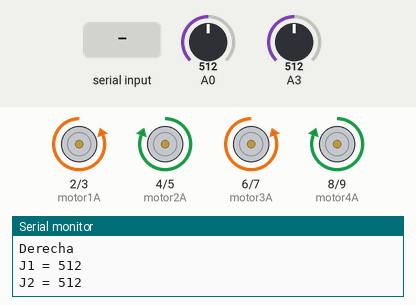
A sketch run on a simulated Arduino Uno, built with avr-gcc and run on an emulated ATmega328P. Parts: motor-driver pin pairs drawn as motors (green arrow = first pin HIGH = forward, orange = second pin HIGH = backward, longer = more drive), the last lines printed to the serial monitor. The test bench sets the inputs (shaded band); at power-on: A3 = 512, A0 = 512.

Above: at 1.2 s.
1.3 s: A3 set to 489
At 2.7 s:
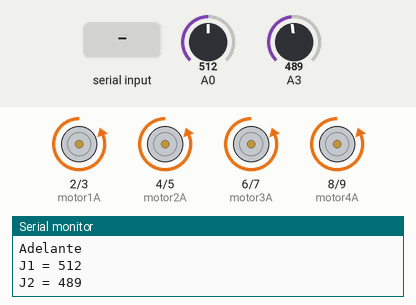
3.0 s: A0 set to 484
At 4.1 s:
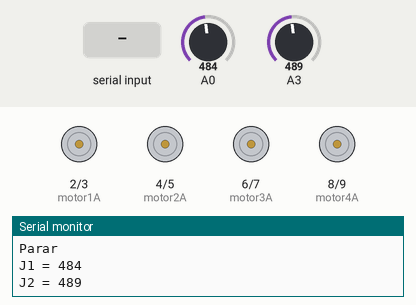
4.5 s: "d" received over Serial
At 4.9 s:
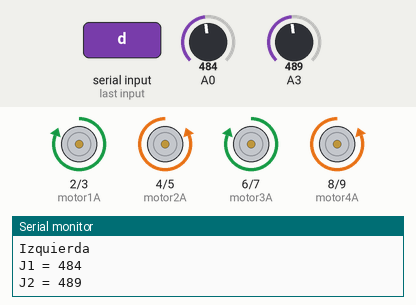
6.5 s: A0 set to 53
8.0 s: A0 set to 47
At 9.2 s:
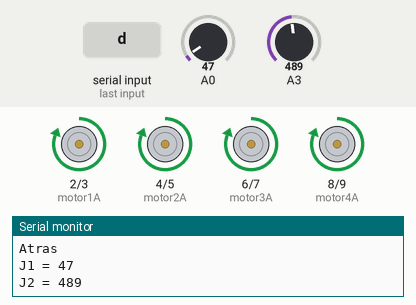
9.5 s: A0 set to 122
At 10.6 s:
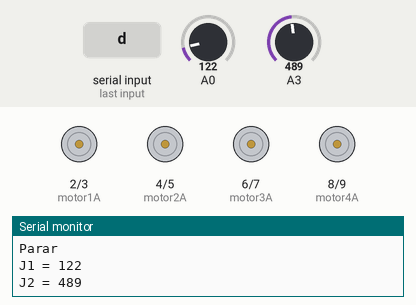
Timing chart, 0 to 12.0 s (numbered marks = the images above; inputs shaded):
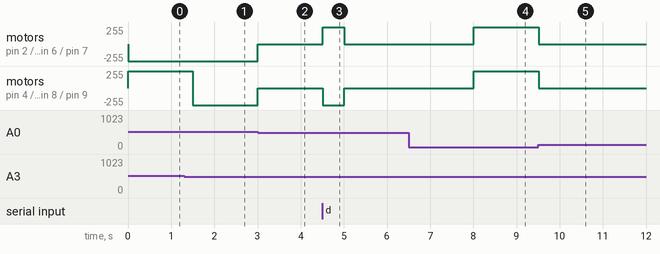

Measured:
- the behaviour switches between 501 and 500 on A3 (found by bisection; images 0 and 1)
- the behaviour switches between 500 and 499 on A0 (found by bisection; images 1 and 2)
- the behaviour switches between 50 and 49 on A0 (found by bisection; images 3 and 4)
- after the input at 1.3 s, motor on pin 4 (motor2A) / pin 5 (motor2B), motor on pin 8 (motor4A) / pin 9 (motor4B): forward 255/255 → backward 255/255 after 0.20 s
- after the input at 3.0 s, motor on pin 2 (motor1A) / pin 3 (motor1B), motor on pin 4 (motor2A) / pin 5 (motor2B), motor on pin 6 (motor3A) / pin 7 (motor3B), motor on pin 8 (motor4A) / pin 9 (motor4B): backward 255/255 → stopped at once
- after the input at 4.5 s, motor on pin 2 (motor1A) / pin 3 (motor1B), motor on pin 6 (motor3A) / pin 7 (motor3B): stopped → forward 255/255 at once, → stopped 0.50 s later; motor on pin 4 (motor2A) / pin 5 (motor2B), motor on pin 8 (motor4A) / pin 9 (motor4B): stopped → backward 255/255 at once, → stopped 0.50 s later
- after the input at 8.0 s, motor on pin 2 (motor1A) / pin 3 (motor1B), motor on pin 4 (motor2A) / pin 5 (motor2B), motor on pin 6 (motor3A) / pin 7 (motor3B), motor on pin 8 (motor4A) / pin 9 (motor4B): stopped → forward 255/255 at once
- after the input at 9.5 s, motor on pin 2 (motor1A) / pin 3 (motor1B), motor on pin 4 (motor2A) / pin 5 (motor2B), motor on pin 6 (motor3A) / pin 7 (motor3B), motor on pin 8 (motor4A) / pin 9 (motor4B): forward 255/255 → stopped at once

The sketch:

Plataforma-relay-joystick.ino
```cpp
int motor1A = 2; //Cables para control del motor derecho
int motor1B = 3; //Cables para control del motor derecho
int motor2A = 4; //Cables para control del motor izquierdo
int motor2B = 5;  //Cables para control del motor izquierdo
int motor3A = 6; //Cables para control del motor derecho
int motor3B = 7; //Cables para control del motor derecho
int motor4A = 8; //Cables para control del motor izquierdo
int motor4B = 9;  //Cables para control del motor izquierdo


//////////////Variable para recibir comandos de control por simulacion
int dato=0;

//////////////////////////////////////////////
int j1=0;
int j2=0;
////////////////////////Configuracion Principal
void setup()
{
  Serial.begin(115200);     //Velocidad de tranmision de datos

  //Configuracion de los pines del Arduino como salida para control de Driver de los motores
  pinMode(motor1A, OUTPUT);
  pinMode(motor1B, OUTPUT);
  pinMode(motor2A, OUTPUT);
  pinMode(motor2B, OUTPUT);
  pinMode(motor3A, OUTPUT);
  pinMode(motor3B, OUTPUT);
  pinMode(motor4A, OUTPUT);
  pinMode(motor4B, OUTPUT);


  //Configuracion de los pines del Arduino como apagado osea LOW = 0 voltios
  digitalWrite(motor1A,LOW);
  digitalWrite(motor1B,LOW);
  digitalWrite(motor2A,LOW);
  digitalWrite(motor2B,LOW);
  digitalWrite(motor3A,LOW);
  digitalWrite(motor3B,LOW);
  digitalWrite(motor4A,LOW);
  digitalWrite(motor4B,LOW);


}

//Cuerpo de proyecto
void loop()
{
  j1 = analogRead(A0);
  j2 = analogRead(A3);

  if(Serial.available()>0)
  {
    dato=Serial.read();
  }


  if((dato=='w')||(j1>500))
  {
    Serial.println("Adelante");
    digitalWrite(motor1A,LOW);
    digitalWrite(motor1B,HIGH);
    digitalWrite(motor2A,LOW);
    digitalWrite(motor2B,HIGH);
    digitalWrite(motor3A,LOW);
    digitalWrite(motor3B,HIGH);
    digitalWrite(motor4A,LOW);
    digitalWrite(motor4B,HIGH);
  }
  if((dato=='x')||(j1<50))
  {
    Serial.println("Atras");
    digitalWrite(motor1A,HIGH);
    digitalWrite(motor1B,LOW);
    digitalWrite(motor2A,HIGH);
    digitalWrite(motor2B,LOW);
    digitalWrite(motor3A,HIGH);
    digitalWrite(motor3B,LOW);
    digitalWrite(motor4A,HIGH);
    digitalWrite(motor4B,LOW);
  }
  if((dato=='s')||((j1>50)&&(j1<500))&&((j2>50)&&(j2<500)))
  {
    Serial.println("Parar");
    digitalWrite(motor1A,LOW);
    digitalWrite(motor1B,LOW);
    digitalWrite(motor2A,LOW);
    digitalWrite(motor2B,LOW);
    digitalWrite(motor3A,LOW);
    digitalWrite(motor3B,LOW);
    digitalWrite(motor4A,LOW);
    digitalWrite(motor4B,LOW);
  }
  if((dato=='a')||(j2>500))
  {
    Serial.println("Derecha");
    digitalWrite(motor1A,LOW);
    digitalWrite(motor1B,HIGH);
    digitalWrite(motor2A,HIGH);
    digitalWrite(motor2B,LOW);
    digitalWrite(motor3A,LOW);
    digitalWrite(motor3B,HIGH);
    digitalWrite(motor4A,HIGH);
    digitalWrite(motor4B,LOW);
  }
  if((dato=='d')||(j2<50))
  {
    Serial.println("Izquierda");
    digitalWrite(motor1A,HIGH);
    digitalWrite(motor1B,LOW);
    digitalWrite(motor2A,LOW);
    digitalWrite(motor2B,HIGH);
    digitalWrite(motor3A,HIGH);
    digitalWrite(motor3B,LOW);
    digitalWrite(motor4A,LOW);
    digitalWrite(motor4B,HIGH);

  }
  dato=0;
  Serial.println("J1 = "+ String(j1));
  Serial.println("J2 = "+ String(j2));
  delay(500);
}
```
